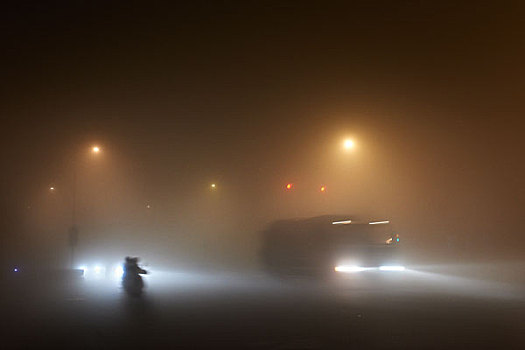
#> input picture removeMist/image/2.jpg, 525 x 350 px, found by its file name
$ python main.py
#> lines starting #> are read from the running program, lines starting #| are printed output that depends on the picture
import cv2
import math
import numpy as np


class Img:
    def __init__(self, image, rows, cols, center=[0, 0]):
        self.src = image  # 原始图像
        self.rows = rows  # 原始图像的行
        self.cols = cols  # 原始图像的列
        self.center = center  # 旋转中心，默认是[0,0]

    def Move(self, delta_x, delta_y):  # 平移
        # delta_x>0左移，delta_x<0右移
        # delta_y>0上移，delta_y<0下移
        self.transform = np.array([[1, 0, delta_x], [0, 1, delta_y], [0, 0, 1]])

    def Zoom(self, factor):  # 缩放
        # factor>1表示缩小；factor<1表示放大
        self.transform = np.array([[factor, 0, 0], [0, factor, 0], [0, 0, 1]])

    def Horizontal(self):  # 水平镜像
        self.transform = np.array([[1, 0, 0], [0, -1, self.cols - 1], [0, 0, 1]])

    def Vertically(self):  # 垂直镜像
        self.transform = np.array([[-1, 0, self.rows - 1], [0, 1, 0], [0, 0, 1]])

    def Rotate(self, beta):  # 旋转
        # beta>0表示逆时针旋转；beta<0表示顺时针旋转
        self.transform = np.array([[math.cos(beta), -math.sin(beta), 0],
                                   [math.sin(beta), math.cos(beta), 0],
                                   [0, 0, 1]])

    def Process(self,str):
        self.dst = np.zeros((self.rows, self.cols), dtype=np.uint8)
        for i in range(self.rows):
            for j in range(self.cols):
                src_pos = np.array([i - self.center[0], j - self.center[1], 1])
                [x, y, z] = np.dot(self.transform, src_pos)
                x = int(x) + self.center[0]
                y = int(y) + self.center[1]

                if x >= self.rows or y >= self.cols or x < 0 or y < 0:
                    self.dst[i][j] = 255
                else:
                    self.dst[i][j] = self.src[x][y]
        cv2.imshow(str,self.dst)


if __name__ == '__main__':
    img = cv2.imread('C:/Users/Jun/PycharmProjects/imageTransformation/Image/2.jpg', 0)
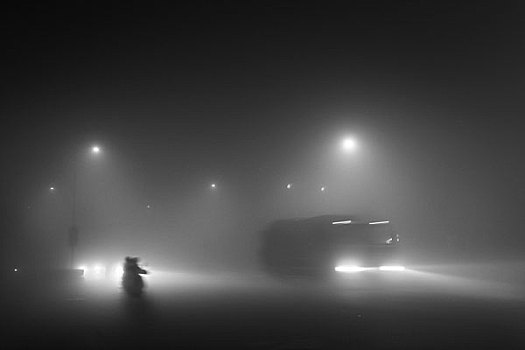
#> img: shape (350, 525); min 9, max 255, mean 66.9
    rows = img.shape[0]
#> rows = 350
    cols = img.shape[1]
#> cols = 525
    cv2.imshow('img', img)

    img = Img(img, rows, cols, [143, 300])
    img.Vertically()  # 镜像
    img.Process("Mirror")
#> after the loop in Process, `for i in range(self.rows):`:
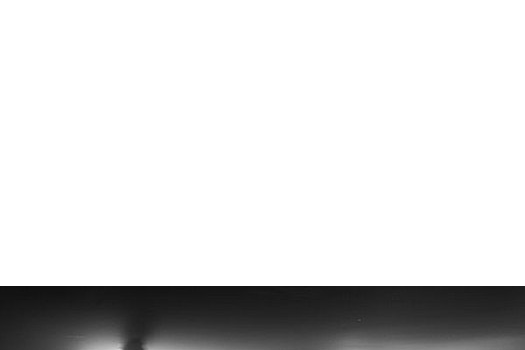
#> self.dst: shape (350, 525); min 14, max 255, mean 217.9
    img.Rotate(-math.radians(30)) #旋转
    img.Process("Rotate")
#> call 2 of Process, with str = 'Rotate'
#> after the loop in Process (call 2), `for i in range(self.rows):`:
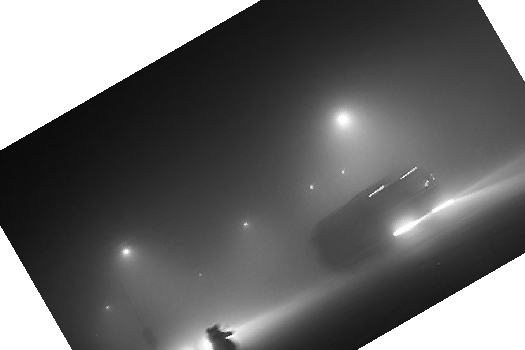
#> self.dst: shape (350, 525); min 10, max 255, mean 105.3
    img.Move(-50,-50)
    img.Process("Move")
#> call 3 of Process, with str = 'Move'
#> after the loop in Process (call 3), `for i in range(self.rows):`:
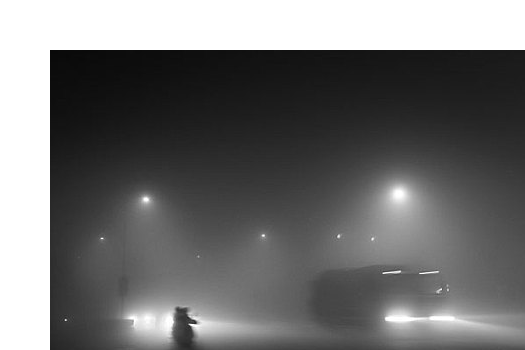
#> self.dst: shape (350, 525); min 9, max 255, mean 113.4
    img.Zoom(0.5)
    img.Process("Zoom")
#> call 4 of Process, with str = 'Zoom'
#> after the loop in Process (call 4), `for i in range(self.rows):`:
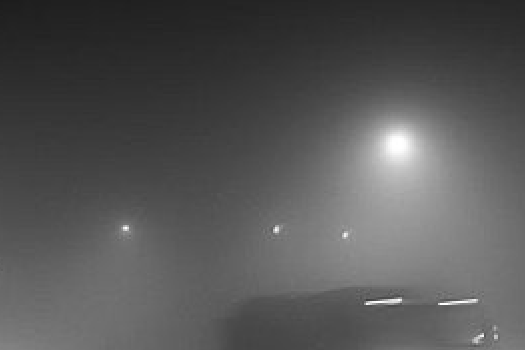
#> self.dst: shape (350, 525); min 28, max 255, mean 86.2
    cv2.waitKey(0)

$ run again, with removeMist/image/1.jpg copied over removeMist/image/2.jpg
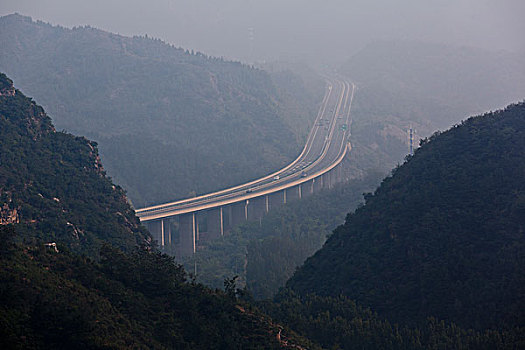
#> input picture removeMist/image/1.jpg, 525 x 350 px, found by its file name
#> after the loop in Process (call 3), `for i in range(self.rows):`:
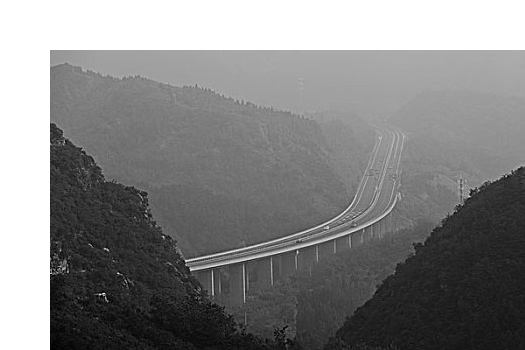
#> self.dst: shape (350, 525); min 0, max 255, mean 132
#> after the loop in Process (call 4), `for i in range(self.rows):`:
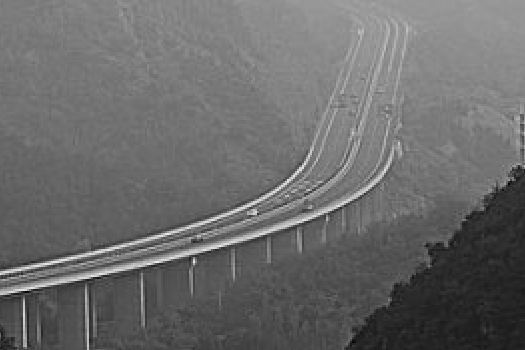
#> self.dst: shape (350, 525); min 0, max 237, mean 106.2

$ run again, with removeMist/image/remove1.jpg copied over removeMist/image/2.jpg
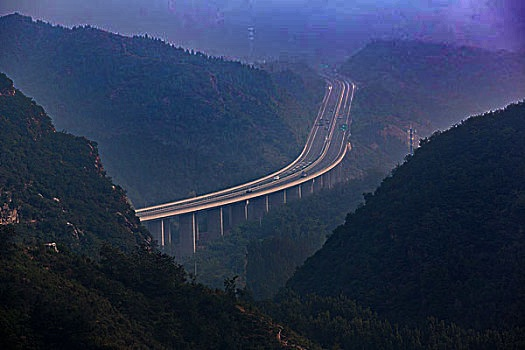
#> input picture removeMist/image/remove1.jpg, 525 x 350 px, found by its file name
#> after the loop in Process (call 3), `for i in range(self.rows):`:
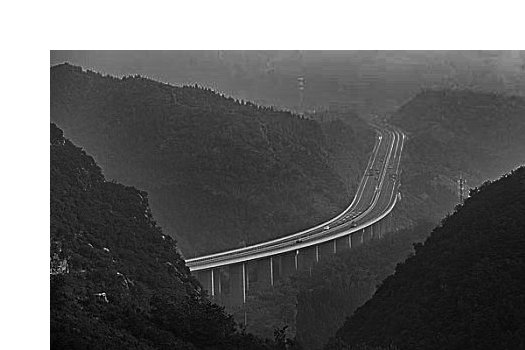
#> self.dst: shape (350, 525); min 0, max 255, mean 104.6
#> after the loop in Process (call 4), `for i in range(self.rows):`:
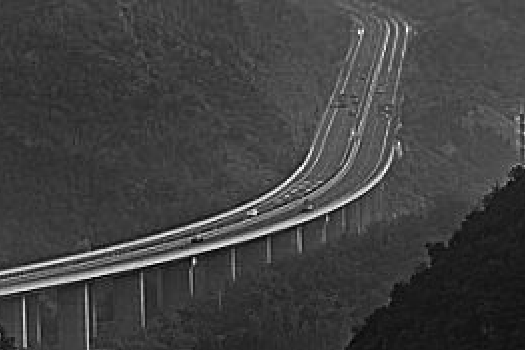
#> self.dst: shape (350, 525); min 0, max 255, mean 65
